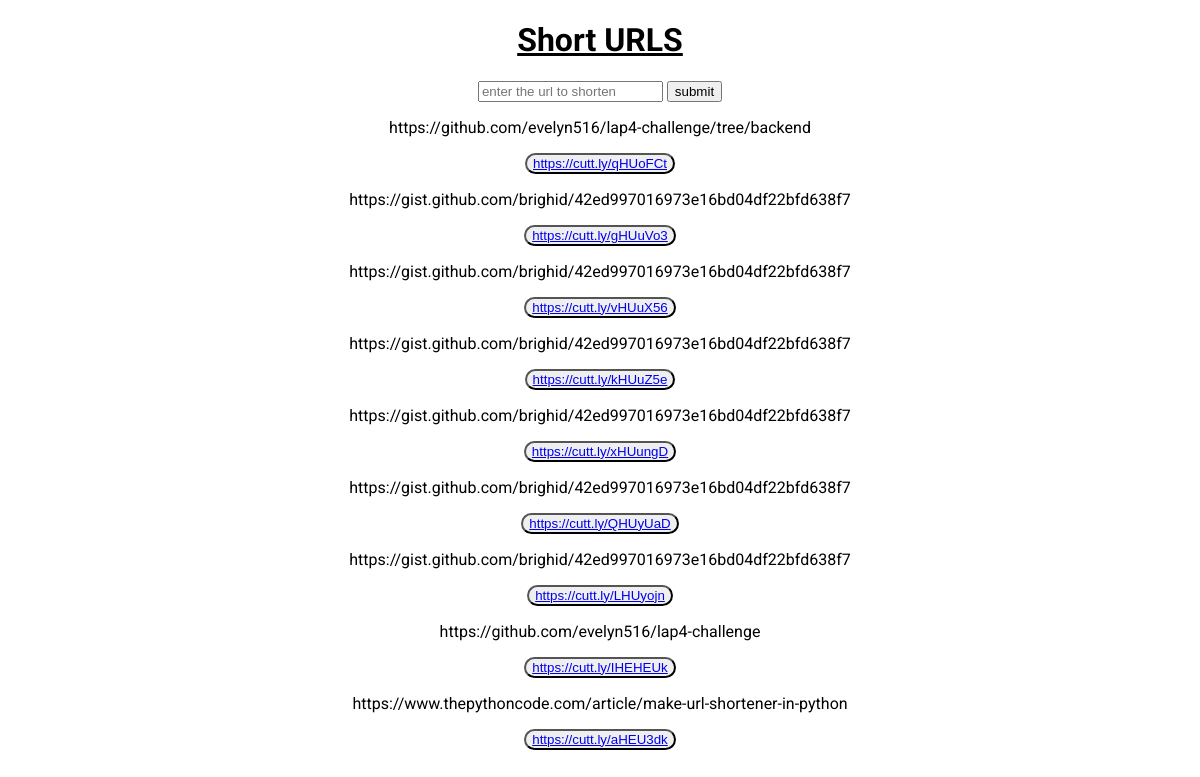
The page / on the database its author committed.
### tables this page shows
CREATE TABLE shortURL (
    id INTEGER PRIMARY KEY AUTOINCREMENT,
    URL TEXT NOT NULL,
    shortURL TEXT NOT NULL
);

### app.py (the view)
@app.route('/', methods=['GET', 'POST'])
def index():
    if request.method == 'POST':
        new_url = request.form["url"],
        print(new_url[0])
        api_url = f"https://cutt.ly/api/api.php?key={api_key}&short={new_url[0]}"
        data = requests.get(api_url).json()["url"]
        if data["status"] == 7:
            shortened_url = data["shortLink"]
            print("Shortened URL:", shortened_url)
            conn = get_db_connection()
            conn.execute("INSERT INTO shortURL (URL, shortURL) VALUES (?, ?)", (new_url[0], shortened_url))
            conn.commit()
            conn.close()
        else:
            print("[!] Error Shortening URL:", data)
        return render_template('home.html', title='Short URL', urls=fetch_urls())
    else:
        return render_template('home.html', title='Short URL', urls=fetch_urls())

### app.py (called while the page is built)
def get_db_connection():
    conn = sqlite3.connect('shortURL.db')
    conn.row_factory = sqlite3.Row
    return conn

def fetch_urls():
    conn = get_db_connection()
    posts = conn.execute('SELECT * FROM shortURL').fetchall()
    conn.close()
    url_list = []
    for p in posts:
        url_list.insert(0, ({'id': p['id'], 'URL': p['URL'], 'shortURL':p['shortURL']}))
    return url_list

### templates/home.html
{% extends "base.html" %}
{% block content %}
<div class="block">
    <h1>Short URLS</h1>
    <form method='POST' action="#">
        <input type="text" name="url" placeholder="enter the url to shorten">
        <input type="submit" value="submit">
    {% for url in urls %}
        <p>{{url['URL']}}</p>
        <button><a href="{{url['shortURL']}}">{{url['shortURL']}}</a></button>
    {% endfor %}
</div>
{% endblock content %}

### templates/base.html (shortened to what this page needs)
<!DOCTYPE html>
<html lang="en">
<head>
    <link rel= "stylesheet" type= "text/css" href= "{{ url_for('static',filename='styles/styles.css') }}">
</head>
<body>
    {%block content%}{%endblock%}
</body>
</html>

### static/styles/styles.css (style rules this page uses)
.block { display: block; align-items: center; justify-content: center; text-align: center; }
body { margin: 20px; font-family: 'Roboto', sans-serif; }
h1 { text-decoration: underline; }
button { border-radius: 12px; }

### rows shown on the page
shortURL: URL "https://github.com/evelyn516/lap4-challenge/tree/backend", shortURL "https://cutt.ly/qHUoFCt"
shortURL: URL "https://gist.github.com/brighid/42ed997016973e16bd04df22bfd638f7", shortURL "https://cutt.ly/gHUuVo3"
shortURL: URL "https://gist.github.com/brighid/42ed997016973e16bd04df22bfd638f7", shortURL "https://cutt.ly/vHUuX56"
shortURL: URL "https://gist.github.com/brighid/42ed997016973e16bd04df22bfd638f7", shortURL "https://cutt.ly/kHUuZ5e"
shortURL: URL "https://gist.github.com/brighid/42ed997016973e16bd04df22bfd638f7", shortURL "https://cutt.ly/xHUungD"
shortURL: URL "https://gist.github.com/brighid/42ed997016973e16bd04df22bfd638f7", shortURL "https://cutt.ly/QHUyUaD"
shortURL: URL "https://gist.github.com/brighid/42ed997016973e16bd04df22bfd638f7", shortURL "https://cutt.ly/LHUyojn"
shortURL: URL "https://github.com/evelyn516/lap4-challenge", shortURL "https://cutt.ly/IHEHEUk"
shortURL: URL "https://www.thepythoncode.com/article/make-url-shortener-in-python", shortURL "https://cutt.ly/aHEU3dk"
